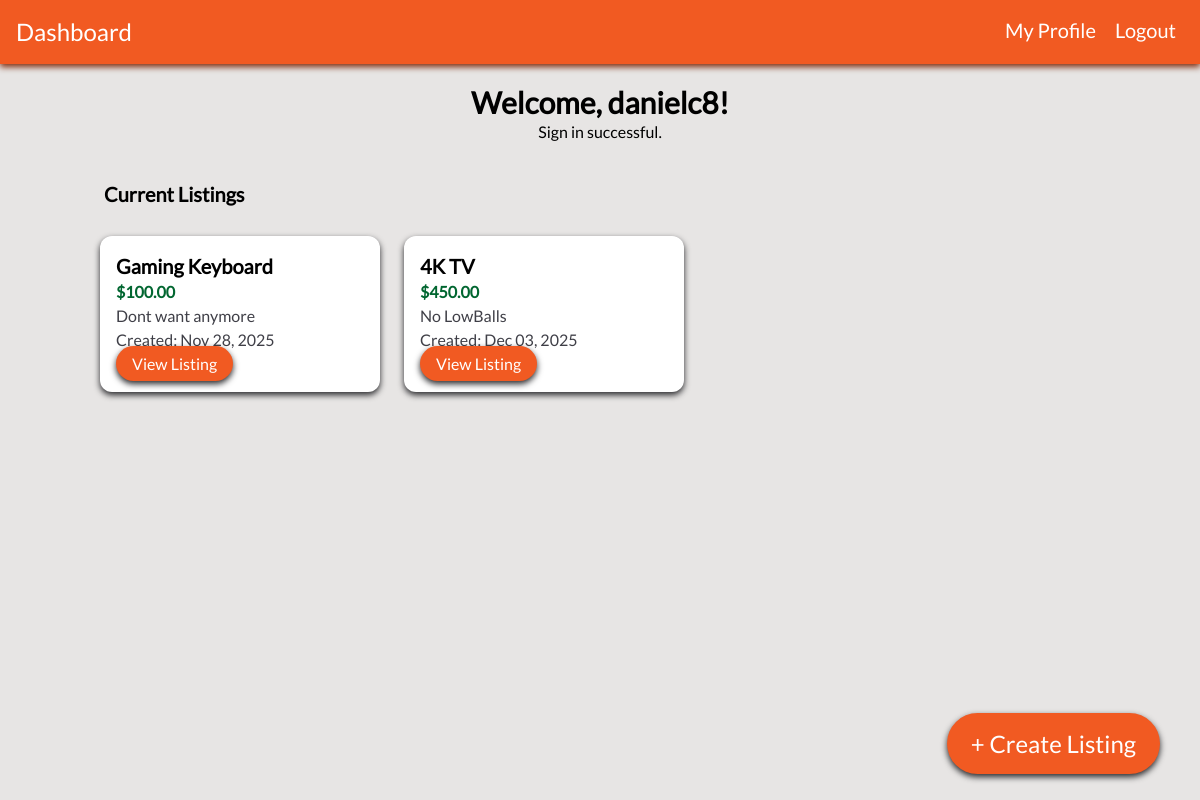
/dashboard/ (signed in), run on an earlier commit of the app's database.
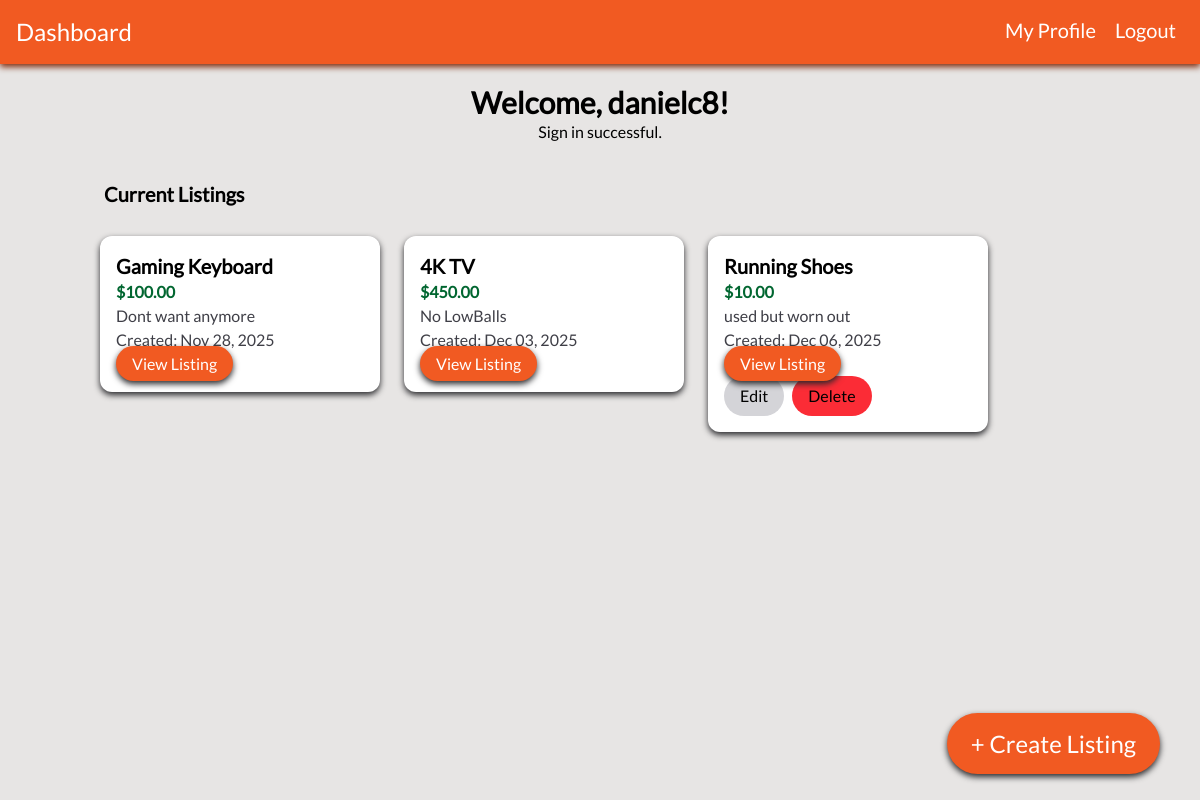
And on a later commit of the database.
### market_App/models.py (models this page shows, shortened)
class Listings(models.Model):
    user = models.ForeignKey(Student, on_delete=models.CASCADE, related_name="listings")
    name = models.CharField(max_length=50)
    description = models.TextField(blank=True)
    price = models.DecimalField(max_digits=5, decimal_places=2, null=True, blank=True)
    creation_Date = models.DateTimeField(auto_now_add=True)
    image = models.ImageField(
        upload_to='listing_images/',
        blank=True,
        null=True,
    )

### market_App/views.py (the view)
# urls.py: path('dashboard/', views.dashboard, name='dashboard'),
@login_required
def dashboard(request):
    listings = Listings.objects.all()
    return render(request, 'mainPage.html', {
        'listings': listings
    })

### market_App/templates/mainPage.html (shortened to what this page needs)
<!DOCTYPE html>
<html lang="en">
<head>
    <link href="../static/output.css" rel="stylesheet" type="text/css">
</head>
<body class="flex flex-col items-center bg-stone-200 font-lato w-screen h-screen">
<nav class="flex flex-row align-center w-screen bg-utrgv-orange drop-shadow-md drop-shadow-orange-900 p-4">
    <a class="text-2xl text-white" href="#">Dashboard</a>
    <div class="ms-auto">
        <a href="{% url 'profile' %}" class="text-xl text-white pr-2 pl-2">My Profile</a>
        <a href="{% url 'logout' %}" class="text-xl text-white pr-2 pl-2">Logout</a>
    </div>
</nav>
<div class="container py-5">
    <div class="text-center mb-5">
    <h1 class="text-3xl font-bold">Welcome, {{ user.username }}!</h1>
    <p class="text-muted">Sign in successful.</p>
</div>
<h3 class="text-xl font-semibold p-4">Current Listings</h3>
<div class="flex flex-row">
        {% for product in listings %}
        <div class="col-12 col-sm-6 col-lg-4 col-xl-3">
            <div class="bg-white p-4 m-3 w-70 rounded-xl flex flex-col drop-shadow-md drop-shadow-zinc-800">
                <div class="card-body">
                    <h5 class="text-xl font-bold">{{ product.name }}</h5>
                    {% if product.price %}
                    <p class="font-bold text-green-800">${{ product.price }}</p>
                    {% endif %}
                    <p class="text-zinc-700">{{ product.description|truncatewords:15 }}</p>
                    <p class="text-zinc-700">
                        Created: {{ product.creation_Date|date:"M d, Y" }}
                    </p>
                    <a href="{% url 'view_listing' product.pk %}"
                       class="mt-2 inline-block text-center bg-utrgv-orange text-white pt-2 pb-2 pl-4 pr-4 rounded-4xl drop-shadow-md drop-shadow-zinc-800">
                         View Listing
                    </a>
                    {% if product.user == request.user.student %}
                     <div class="flex flex-row items-center">
                        <a href="{% url 'edit_listing' product.pk %}" class="button w-100px bg-zinc-300 mr-1 pt-2 pb-2 pl-4 pr-4 rounded-4xl">
                            Edit
                        </a>
                        <a href="{% url 'delete_listing' product.pk %}" class="button w-100px bg-red-500 ml-1 pt-2 pb-2 pl-4 pr-4 rounded-4xl">
                            Delete
                        </a>
                     </div>
                    {% endif %}
                </div>
            </div>
        </div>
        {% empty %}
            <p class="text-muted">There are no listings yet.</p>
        {% endfor %}
    </div>
</div>
<div class="fixed bottom-0 right-0 mb-10 mr-10">
    <div class="d-flex justify-content-start">
        <a href="{% url 'create_listing' %}" class="button text-2xl text-white bg-utrgv-orange pt-4 pb-4 pl-6 pr-6 rounded-4xl drop-shadow-md drop-shadow-zinc-800">
            + Create Listing
        </a>
    </div>
</div>
</body>
</html>

What changed in the data, as far as the page shows it:
added Listings: name "Running Shoes", price "10.00", description "used but worn out", creation_Date "Dec 06, 2025", shows "Edit"
